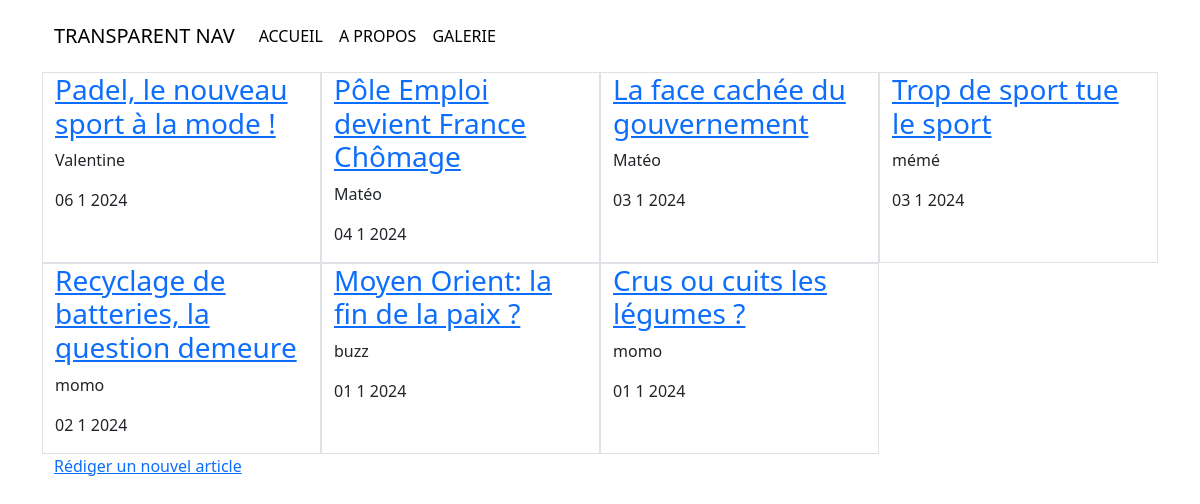
The page / on the database its author committed.
### tables this page shows
CREATE TABLE IF NOT EXISTS `articles` (
  `id` INT UNSIGNED NOT NULL AUTO_INCREMENT,
  `title` VARCHAR(45) NULL,
  `weight` INT(5) UNSIGNED NULL,
  `pub_date` DATE NULL,
  `pub_end_date` DATE NULL,
  `text` TEXT(150) NULL,
  `authors_id` INT UNSIGNED NOT NULL,
  PRIMARY KEY (`id`),
  CONSTRAINT `fk_articles_authors`
    FOREIGN KEY (`authors_id`)
    REFERENCES `authors` (`id`)
    ON DELETE NO ACTION
    ON UPDATE NO ACTION);

CREATE TABLE IF NOT EXISTS `authors` (
  `id` INT UNSIGNED NOT NULL AUTO_INCREMENT,
  `name` VARCHAR(45) NULL,
  `first_name` VARCHAR(45) NULL,
  `pseudo` VARCHAR(45) NULL,
  PRIMARY KEY (`id`));

### app/controllers/homeController.php (called while the page is built)
<?php
require_once '../app/persistences/blogPostData.php';
$lastArticles = lastBlogPosts($pdo, 9);
require_once '../resources/views/home.tpl.php';

### public/index.php (called while the page is built, shortened)
<?php
$routerArray = [
    'blogpost' => '../app/controllers/blogPostController.php',
    '/' => '../app/controllers/homeController.php',
    '404' => '../resources/views/errors/404.php',
    'createArticle' => '../app/controllers/blogPostCreateController.php',
    'updateArticle' => '../app/controllers/blogPostModifyController.php',
    'deleteArticle' => '../app/controllers/blogPostDeleteController.php'
];
$action = filter_input(INPUT_GET, 'action',FILTER_SANITIZE_SPECIAL_CHARS);
$action = $action ??  '/' ;
$action = isset($routerArray[$action]) ? $action : '404';
$page =  $routerArray[$action];
require_once $page;

### app/persistences/blogPostData.php (called while the page is built, shortened)
<?php
function lastBlogPosts(PDO $pdoConnection, int $nbArticles){
    $statement = $pdoConnection->query("SELECT articles.title, articles.text, authors.pseudo, DATE_FORMAT(articles.pub_date, '%d %c %Y') AS date, articles.id
                                FROM articles
                                INNER JOIN authors
                                ON articles.authors_id=authors.id
                                ORDER BY pub_date DESC
                                LIMIT $nbArticles;");
    $rows = $statement->fetchAll(PDO::FETCH_ASSOC);
    return $rows;
}

### resources/views/home.tpl.php (the view)
<section class="container">
<?php
require_once '../resources/views/layouts/header.tpl.php';
if (!$lastArticles) :
    echo "Il n'y a pas d'articles à afficher !";
else :?>
    <div class="row">
    <?php foreach ($lastArticles as $key => $article): ?>
        <article class="col-12 col-lg-6 col-xl-3 my border bg-">
            <h3><a href="/index.php?action=blogpost&id=<?=$article["id"]?>"><?= $article["title"] ?></a></h3>
            <p class="articleAuthor" ><?= $article["pseudo"] ?></p>
            <p class="articlePubDate" ><?= $article['date'] ?></p>
        </article>
    <?php endforeach;?>
    </div>
<?php endif; ?>
</section>
<aside class="container">
    <a href="/?action=createArticle">Rédiger un nouvel article</a>
</aside>
<?php
require_once '../resources/views/layouts/footer.tpl.php';

### resources/views/layouts/header.tpl.php (shortened to what this page needs)
<!doctype html>
<html lang="fr">
<head>
    <link href="https://cdn.jsdelivr.net/npm/bootstrap@5.3.2/dist/css/bootstrap.min.css" rel="stylesheet"
>
    <link href="css/styles.css" rel="stylesheet">
</head>
<body class="container d-flex flex-column">
<header class="row">
    <nav class="navbar navbar-expand-lg py-3">
        <div class="container"><a href="#" class="navbar-brand text-uppercase font-weight-bold">Transparent Nav</a>
            <div id="navbarSupportedContent" class="collapse navbar-collapse">
                <ul class="navbar-nav ml-auto">
                    <li class="nav-item"><a href="/" class="nav-link text-uppercase font-weight-bold">Accueil</a> </li>
                    <li class="nav-item"><a href="#" class="nav-link text-uppercase font-weight-bold">A propos</a></li>
                    <li class="nav-item"><a href="#" class="nav-link text-uppercase font-weight-bold">Galerie</a></li>
                </ul>
            </div>
        </div>
    </nav>
</header>

### public/css/styles.css (style rules this page uses)
.navbar { transition: all 0.4s; }
.navbar .nav-link { color: black; }
.navbar .navbar-brand { color: black; }

### rows shown on the page
articles: title "Padel, le nouveau sport à la mode !", authors.pseudo "Valentine", date "06 1 2024"
articles: title "Pôle Emploi devient France Chômage", authors.pseudo "Matéo", date "04 1 2024"
articles: title "La face cachée du gouvernement", authors.pseudo "Matéo", date "03 1 2024"
articles: title "Trop de sport tue le sport", authors.pseudo "mémé", date "03 1 2024"
articles: title "Recyclage de batteries, la question demeure", authors.pseudo "momo", date "02 1 2024"
articles: title "Moyen Orient: la fin de la paix ?", authors.pseudo "buzz", date "01 1 2024"
articles: title "Crus ou cuits les légumes ?", authors.pseudo "momo", date "01 1 2024"
